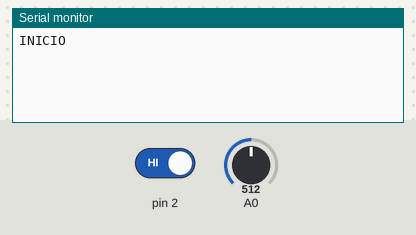
The sketch below on a simulated Arduino Uno, built with avr-gcc and run on an emulated ATmega328P. Shown: the last lines printed to the serial monitor. The inputs (shaded band) are chosen by the test bench; at power-on: pin 2 HIGH, A0 = 512.

Above: at 1.2 s.
1.3 s: pin 2 driven LOW
At 1.37 s:
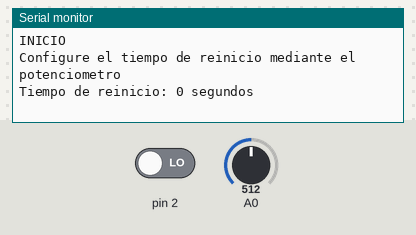
2.8 s: pin 2 driven HIGH
At 3.9 s:
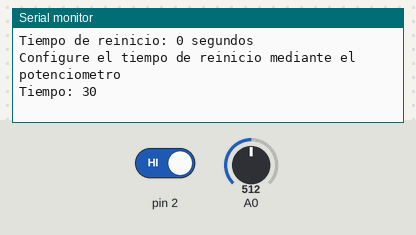

The sketch:

BolaniosBolivar_DeberNo9.ino
```cpp
/* DEBER 9:
   NOMBRE: Bolaños Bolivar

    OBJETIVO: Realice un programa que mediante un conversor análogo-digital se configure el tiempo de reinicio del perro guardián
    tiempos seleccionados por el usuario. Envíe mensajes por comunicación serial validando todo el proceso.
*/

#include <avr/wdt.h>
#include <MsTimer2.h>

int tiempo=0;
int tiempoaux=1;
int cont=0;
int encender=0;
int aux=0;


void setup(){
  Serial.begin(9600);
  Serial.println("INICIO");
  MsTimer2::set(1000, reset);
  attachInterrupt(0,valor,LOW);
}

void loop() {
  if(encender==1){
    aux = analogRead(0);
    tiempo = map(aux, 0, 1023, 0, 60);
    delay(50);
    if (tiempoaux!=tiempo){
      Serial.println(String("Tiempo: ")+String(tiempo));
    }
    tiempoaux=tiempo;
  }
}

void reset() {
  cont++;
  if (cont==tiempo){
  wdt_disable();
  wdt_enable(WDTO_500MS);
  }
}

void valor(){
  switch(encender){
    case 0:

      Serial.println("Configure el tiempo de reinicio mediante el potenciometro");
      encender++;
    break;

    case 1:
      Serial.println(String("Tiempo de reinicio: ")+String(tiempo)+String(" segundos"));
      MsTimer2::start();
      encender=0;
    break;
  }
}
```

Measured:
- after the input at 1.3 s, the serial monitor: prints a new line at once (image 1)
- after the input at 2.8 s, the serial monitor: prints a new line after 0.08 s (image 2)
